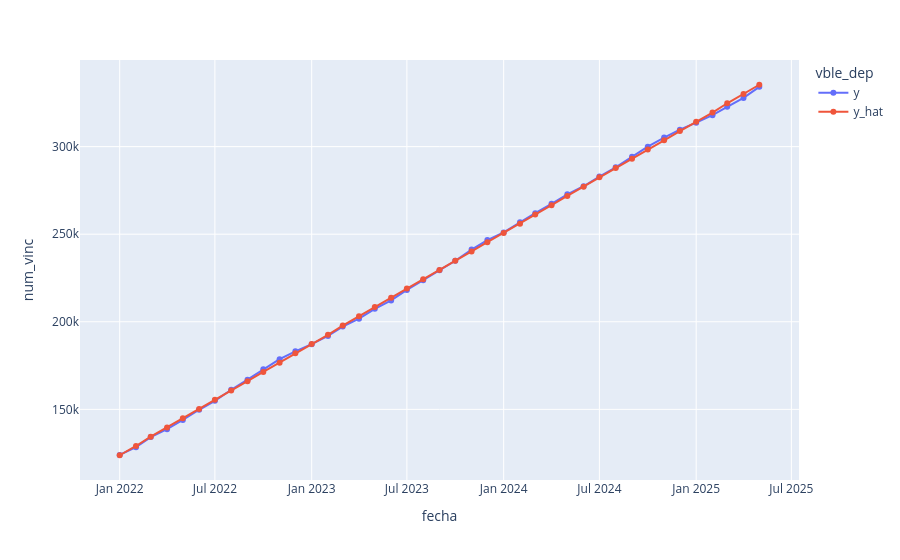

The cell this chart's notebook holds for it:
### Code cell
df_plot1 = df_model[0:41][['fecha', 'num_vinc']]
df_plot1['vble_dep'] = 'y'
df_plot2 = df_model[0:41][['fecha']]
df_plot2['num_vinc'] = res.fittedvalues
df_plot2['vble_dep'] = 'y_hat'
df_plot = pd.concat([df_plot1, df_plot2])


fig = px.line(df_plot, x="fecha", y="num_vinc", color='vble_dep', markers=True)
fig.show()
